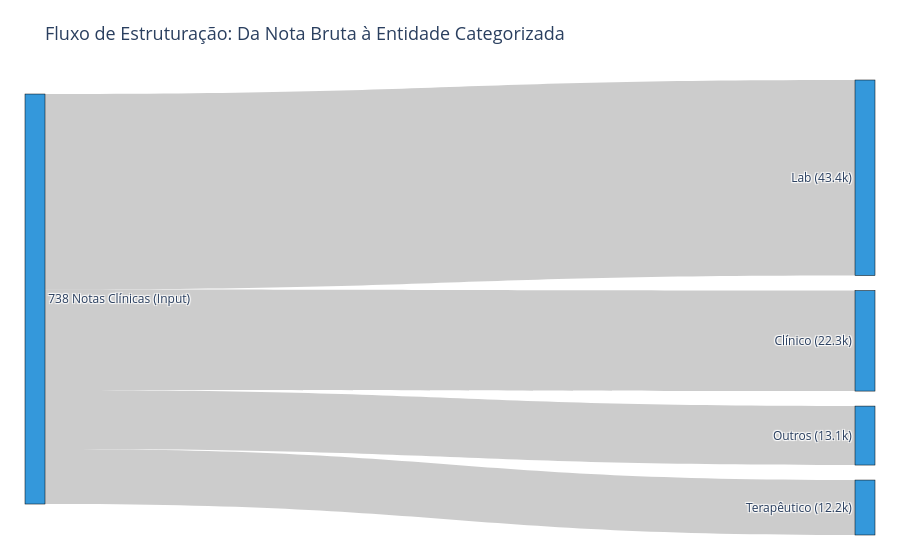

Notebook code for this chart:
### Markdown cell above
## 9. Fluxo de Processamento: Da Nota Bruta à Entidade Estruturada

O gráfico de Sankey abaixo ilustra a pipeline de transformação informacional do projeto IANA. Observamos a transição das **738 notas clínicas** de entrada para um ecossistema de **90.077 entidades** categorizadas. Este fluxo evidencia a capacidade de expansão do modelo: uma única nota de alta produz, em média, dezenas de pontos de dados estruturados, com um peso massivo voltado para a área diagnóstica (Resultados de Lab), que é o núcleo da vigilância epidemiológica.

### Code cell
import plotly.graph_objects as go

# Dados de fluxo reais baseados no processamento das 738 notas
fig = go.Figure(data=[go.Sankey(
    node = dict(
      pad = 15,
      thickness = 20,
      line = dict(color = "black", width = 0.5),
      label = ["738 Notas Clínicas (Input)", "Lab (43.4k)", "Clínico (22.3k)", "Terapêutico (12.2k)", "Outros (13.1k)"],
      color = "#3498db"
    ),
    link = dict(
      source = [0, 0, 0, 0], 
      target = [1, 2, 3, 4],
      value = [43442, 22336, 12209, 13100] # Valores reais do Silver Standard
  ))])

# Ajuste do layout corrigido (font_size em vez de fontsize)
fig.update_layout(
    title_text="Fluxo de Estruturação: Da Nota Bruta à Entidade Categorizada",
    title_font_size=18,
    font_size=12,
    margin=dict(t=80, l=25, r=25, b=25)
)

fig.show()

### Figure 1 — Plotly figure (JSON) as saved in the notebook; plotly's stock layout.template omitted (floating-point values rounded to 4 significant figures)
{"data": [{"link": {"source": [0, 0, 0, 0], "target": [1, 2, 3, 4], "value": [43442, 22336, 12209, 13100]}, "node": {"color": "#3498db", "label": ["738 Notas Clínicas (Input)", "Lab (43.4k)", "Clínico (22.3k)", "Terapêutico (12.2k)", "Outros (13.1k)"], "line": {"color": "black", "width": 0.5}, "pad": 15, "thickness": 20}, "type": "sankey"}], "layout": {"font": {"size": 12}, "margin": {"b": 25, "l": 25, "r": 25, "t": 80}, "title": {"font": {"size": 18}, "text": "Fluxo de Estruturação: Da Nota Bruta à Entidade Categorizada"}}}
